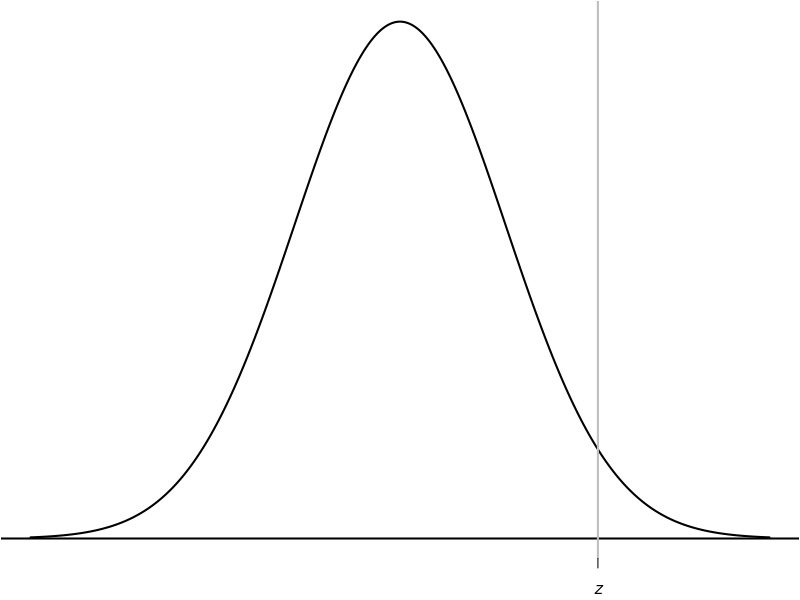

This figure's R source: (Note: this script raises an error after producing the figure.)
## ---- chunk 1
par(mar=c(2.1, 0.05, 0.05, 0.05))
delta <- 0.01
z <- seq(-3.5, 3.5, 
         by = delta)
zy <- dnorm(z)

zval <- 1.875

plot( zy ~ z,
      lwd = 2,
      type = "l",
      xlab = "",
      ylab = "",
      axes = FALSE)
#axis(side=1, at=-3:3)
axis(side = 1, 
     at = zval, 
     label = expression(italic(z)))
abline(h = 0, 
       lwd = 2)

abline(v = zval, 
       lwd = 2, 
       col = "grey")

xshade <- c(  seq(min(z), zval, by =  delta),
              seq(zval, min(z), by = -delta) )
yshade <- c( rep(0, length(xshade)/2),
             rev(zy[ z<zval]) )
            
polygon( xshade, yshade, 
         col = plot.colour)

arrows(-2.5, 
       max(zy)/2,
       0, 
       max(zy)/2, 
       angle = 15,
       length = 0.1)
text(-2.5, max(zy)/2, 
     "Area",
     pos = 3)
## ---- chunk 2
z1 <- c( z1n <- seq(-3.5, 0, by=0.1), 
         z1p <- seq(0, 3.5, by=0.1))  # As zero gets two rows: pos and neg
z2 <- seq(0.00, 0.09, 
          by = 0.01)

Ztab <- array( dim = c(length(z1), length(z2)) )  

colnames(Ztab) <- sprintf("%.2f", z2 )
rownames(Ztab) <- paste("$", sprintf("%.1f", z1), "$")
rownames(Ztab)[length(z1n)] <- "$-0.0$"
rownames(Ztab)[length(z1n)+1] <- "$0.0$"

zero.count <- 0
for (i in 1:length(z1)){
  
  if ( z1[i] > 0 ){
    Ztab[i, ] <- pnorm( z1[i] + z2 )
  } 
  if ( z1[i] == 0 ){
    if (zero.count == 0 ){ # The first zero row: negative 0.00
      zero.count <- zero.count + 1 
      Ztab[i, ] <- pnorm( z1[i] - z2 )
      
    } else {               # The second zero row: positive 0.00
      Ztab[i, ] <- pnorm( z1[i] + z2 )
    }
  }
  if ( z1[i] < 0 ){
    Ztab[i, ] <- pnorm( z1[i] - z2 )
  }
}

#if( knitr:::is_html_output() ) {
#  kable(Ztab,
#        "html",
#      caption="The probability that the area is **less than** the value of $z$ that is looked up",
#      digits=4,
#      align="r",
#      booktab=TRUE) %>%
#  kable_styling() %>%
#  kableExtra::scroll_box(width = "100%", height = "400px")
#}
## ---- chunk 3

if( knitr:::is_latex_output() ) {
   kable(Ztab[1: length(z1n), ],
        format = "latex",
        caption = "The probability that the area is less than the value of $z$ that is looked up",
        digits = 4,
        longtable = TRUE,
        escape = FALSE,
        #align="r",
        booktab = TRUE) %>%
      kable_styling(font_size = 9)        
}
## ---- chunk 4
par(mar=c(2.1, 0.05, 0.05, 0.05))
delta <- 0.01
z <- seq(-3.5, 3.5, 
         by = delta)
zy <- dnorm(z)

zval <- 1.875

plot( zy ~ z,
      lwd = 2,
      type = "l",
      xlab = "",
      ylab = "",
      axes = FALSE)
#axis(side=1, at=-3:3)
axis(side = 1, 
     at = zval, 
     label = expression( italic(z) ) )
abline(h = 0, 
       lwd = 2)

abline(v = zval, 
       lwd = 2, 
       col = "grey")

xshade <- c(  seq(min(z), zval, 
                  by = delta),
              seq(zval, min(z), 
                  by = -delta) )
yshade <- c( rep(0, length(xshade)/2),
             rev(zy[ z<zval]) )
            
polygon( xshade, yshade, 
         col = plot.colour)

arrows(-2.5, 
       max(zy)/2,
       0, 
       max(zy)/2, 
       angle = 15,
       length = 0.1)
text(-2.5, max(zy)/2, 
     "Area",
     pos = 3)
## ---- chunk 5
if( knitr:::is_latex_output() ) {
   kable(Ztab[ (length(z1n) + 1): length(z1), ],
        format = "latex",
        caption = "The probability that the area is less than the value of $z$ that is looked up",
        digits = 4,
        longtable = TRUE,
        escape = FALSE,
        align = "r",
        booktab = TRUE) %>%
      kable_styling(font_size = 9)
}
